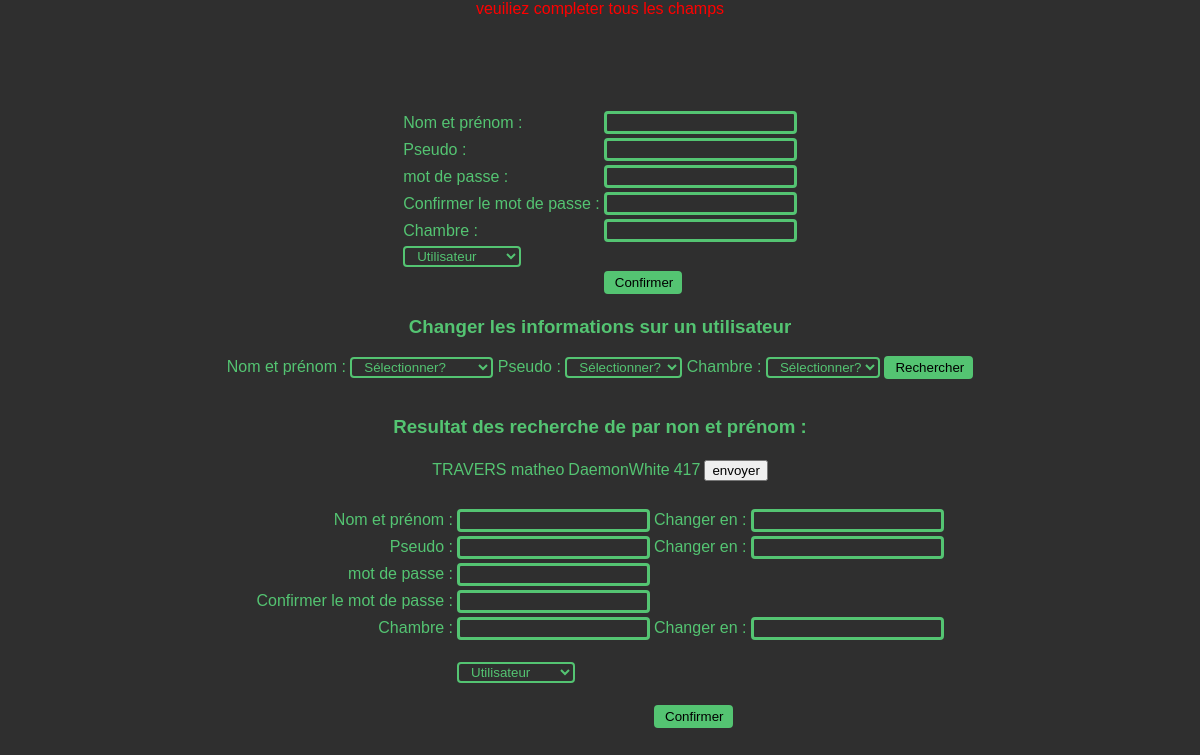
Before: /Com/TestNewPassWord.php?T1=TRAVERS matheo (signed in) with the older database file.
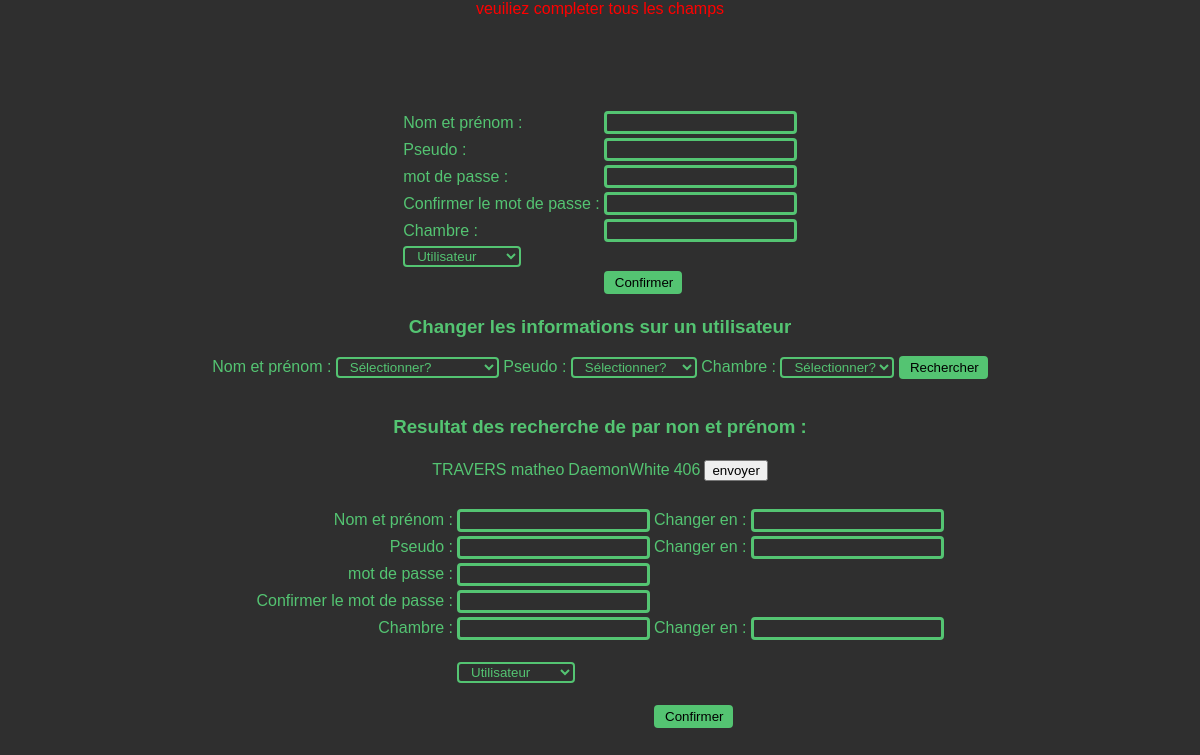
After: the same page with the newer database file.
### tables this page shows
CREATE TABLE IF NOT EXISTS `membre` (
  `ID_user` int(11) NOT NULL AUTO_INCREMENT,
  `UserName` varchar(50) NOT NULL,
  `Name_Surname` varchar(255) NOT NULL,
  `Password` text NOT NULL,
  `Securiter` int(11) NOT NULL,
  `Chambre` int(11) NOT NULL,
  `IP1` text,
  `IP2` text,
  `Modif_IP` int(11) DEFAULT '0',
  PRIMARY KEY (`ID_user`)
);

### Com/TestNewPassWord.php (the view, shortened to what the changed rows need)
<!DOCTYPE html>
<html>
<head>
  <link rel="stylesheet" href="../Res/style.css" />
</head>
<?php
$SecuG = htmlspecialchars($_SESSION['Securiter']);
if ($SecuG == 3) {
if (empty($_GET['T1'])) {
    $IDChoix1 = "a";
} else {
    $IDChoix1 = $_GET['T1'];
}
$idAplique = 0;
$bdd = new pdo('mysql:host=172.18.0.3;dbname=highmediadata', 'HMS','Secure45RootHGMProject',   array(PDO::ATTR_ERRMODE => PDO::ERRMODE_EXCEPTION));
$reqsearchA = $bdd->prepare("SELECT UserName, Name_Surname, Chambre, Securiter FROM membre WHERE Name_Surname = ?");
$reqsearchA->execute(array($IDChoix1));
        	            ?>
<body onload="valeurToTen()" class="BackgroundA" style="color: #54C472;  flex-direction: column; ">
<div align="center">
    <h3>Changer les informations sur un utilisateur</h2>
         <table>
            <p><?php echo '<tr align="center">'; while ($donnes = $reqsearchA->fetch()) { $idAplique++; echo '<td>'; echo $donnes['Name_Surname']; echo '</td>'; echo '<td>'; echo $donnes['UserName']; echo '</td>'; echo '<td>'; echo $donnes['Chambre']; echo '</td> <td align="right" >'; echo '<button id="ChoiceID'; echo $idAplique; echo'" name="ChoiceID'; echo $idAplique; echo'" onclick="AutoPain(';?> '<?php echo $donnes['Name_Surname'];?>','<?php echo $donnes['UserName'];?>', <?php echo $donnes['Chambre'];?>, <?php echo $donnes['Securiter']; echo')">envoyer</button></td></tr> ';} ?>
            </p>
        </table><br>
</div>
<br/>
<?php } else {
echo "Vous n'avez pas l'autoriqtion d'aller ici votre compte sera signaler";
}?>
</body>
</html>

Changed rows visible on the page:
changed membre "TRAVERS matheo": Chambre "417" → "406"
